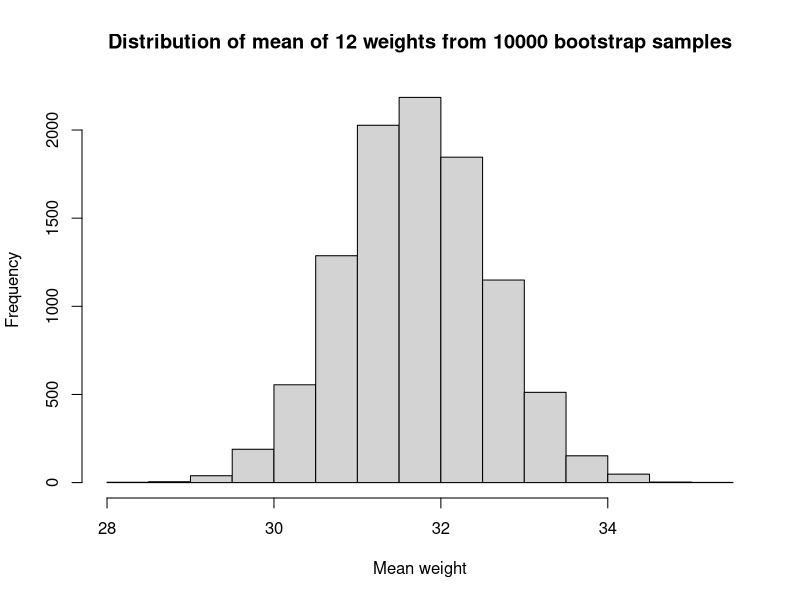

R code for this plot:
## ---- chunk 1
sampsize <- 12

gains <- c(31, 34, 29, 26, 32, 35, 38, 34, 32, 31, 30, 29)

n_trials <- 10000
results <- numeric(n_trials)

for (i in 1:n_trials) {
    fake_gains <- sample(gains, size=sampsize, replace=TRUE)
    results[i] <- mean(fake_gains)
}

title <- paste('Distribution of mean of', sampsize,
               'weights from', n_trials, 'bootstrap samples')
hist(results, breaks=25,
     main=title,
     xlab='Mean weight')

# Find values such that to 5%, 95% of values are below given value.
# (These are the 5% and 95% percentile values).
hi_lo_range <- quantile(results, c(0.05, 0.95))
rounded =  round(hi_lo_range, 2)

message('5% and 95% percentiles of bootstrap means: ',
        rounded[1], ' ', rounded[2])
